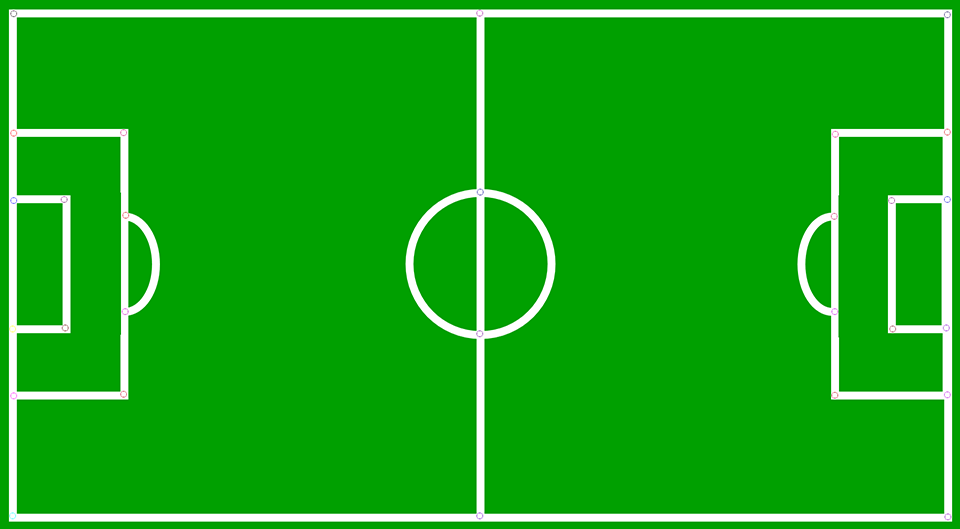
#> input picture FieldDiagram.png, 960 x 529 px
$ python Step4.py
#> lines starting #> are read from the running program, lines starting #| are printed output that depends on the picture
#Beautifying

from PIL import Image

# Load the two images
image1 = Image.open(r'FieldDiagram.png')
#> image1 is the input picture: PIL image 960x529 RGB; mean R, G, B 21.8, 167.8, 21.8
image2 = Image.open(r'Output snaps without D\\outputD1.jpg')
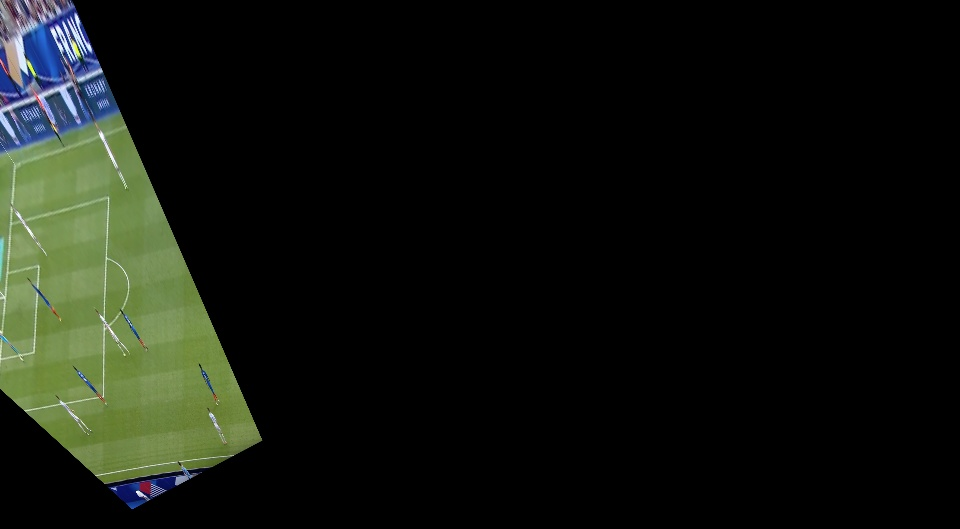
#> input picture outputD1.jpg, 960 x 529 px, found by its file name
#> image2 is the input picture: PIL image 960x529 RGB; mean R, G, B 17.4, 21, 14.4

# Resize image2 to match the size of image1
image2 = image2.resize(image1.size)

# Create a new image with the same size as image1
merged_image = Image.new('RGB', image1.size)
#> merged_image: PIL image 960x529 RGB; every value is 0

# Set the weight for image1 (between 0 and 1)
weight = 0.7

# Blend the images together
merged_image = Image.blend(image1, image2, weight)
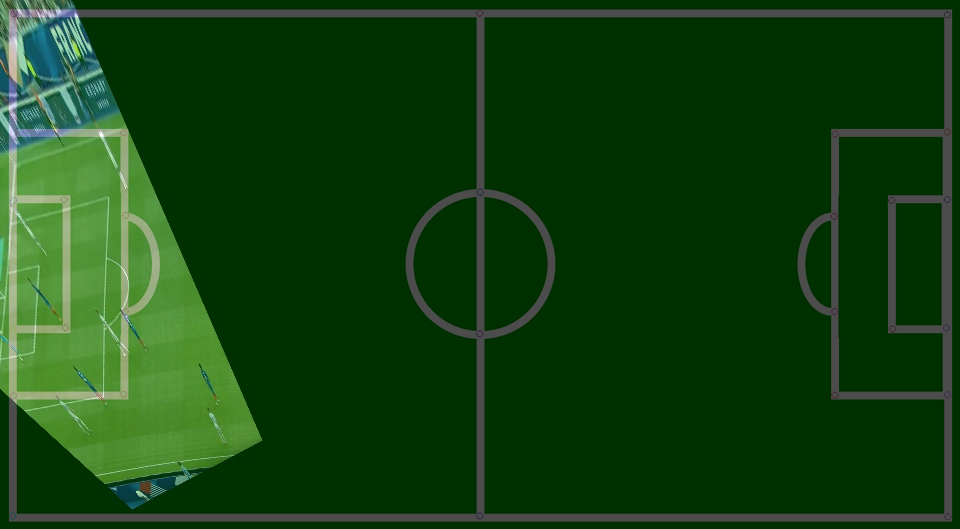
#> merged_image: PIL image 960x529 RGB; mean R, G, B 18.6, 64.9, 16.5

# Save the merged image
merged_image.save(r'Output Snaps With D\\merged_image1.jpg')
